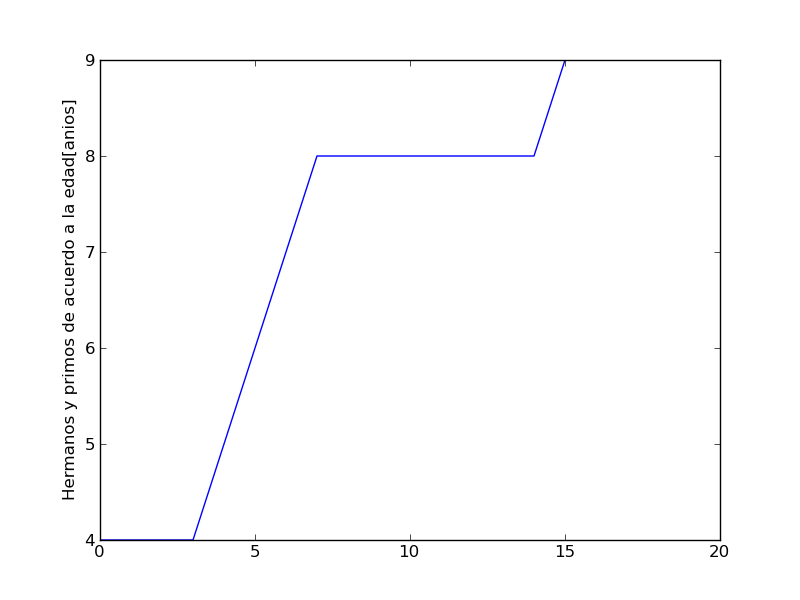

The script that saved this image:
import matplotlib.pyplot as plt
plt.plot([4,4,4,4,5,6,7,8,8,8,8,8,8,8,8,9,9,9,9,9])
plt.ylabel('Hermanos y primos de acuerdo a la edad[anios]')
plt.savefig('temp.png')
plt.show()

